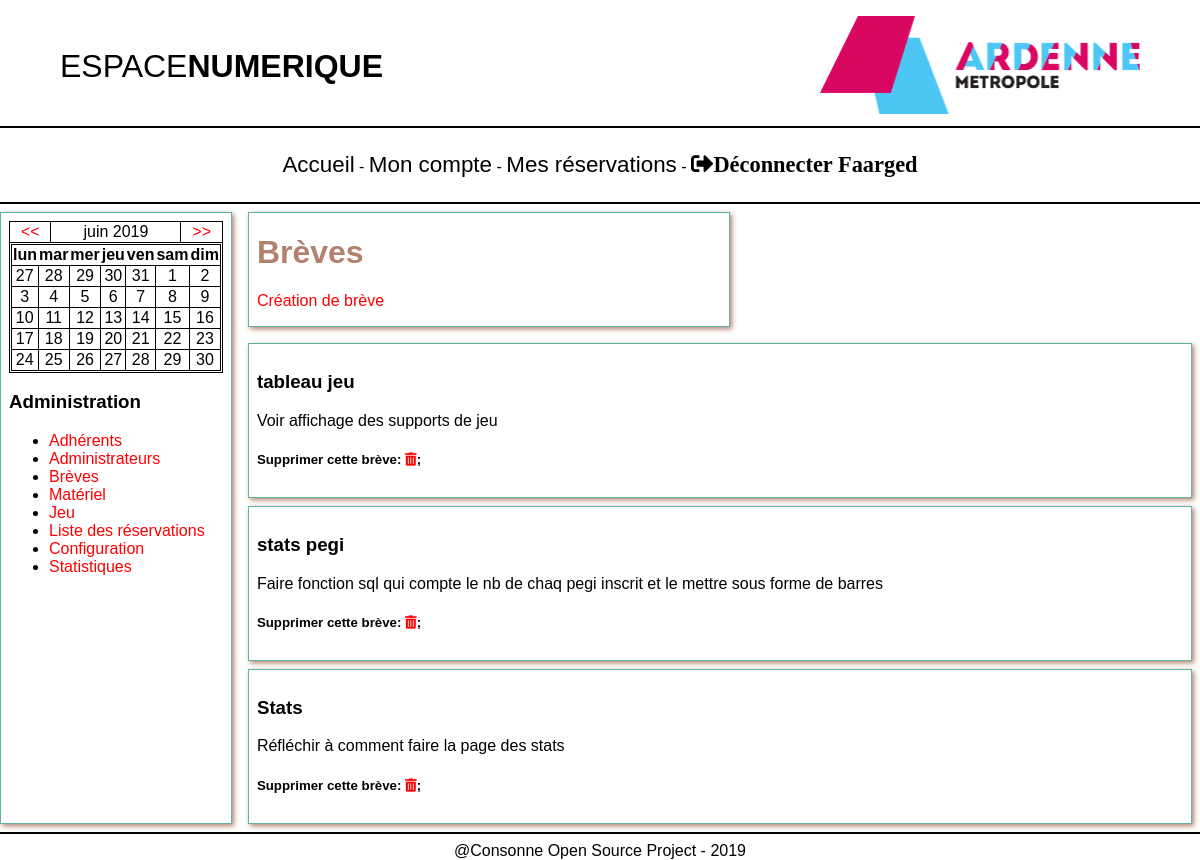
/breves.php?calendrier_date=062019 (signed in), run on the app's committed database.
### tables this page shows
CREATE TABLE `breves` (
  `id_breves` int(11) NOT NULL,
  `titre_breves` varchar(50) NOT NULL,
  `contenu_breves` longtext NOT NULL
);

### php/requetes/liste_breves.php (called while the page is built)
<?php
  require "php/connex_bdd.php";
  $reponse = $bdd->prepare("SELECT * FROM breves ORDER BY id_breves DESC");
  $reponse->execute();
?>

### breves.php (the view, shortened to what this page needs)
<?php
  if ($_SESSION['statut'] == 'administrateur'){
?>
<!DOCTYPE html>
<html lang="fr">
  <head>
    <link rel="stylesheet" href="css/fontawesome-5.9.0/css/all.min.css">
    <link rel="stylesheet" href="css/main.css">
  </head>
  <body>
    <?php include "header.php"; ?>
    <div class="corps">
      <?php include "navadmin.php" ?>
      <div class="contenu">
        <div class="titre">
          <h1>Brèves</h1>
          <p>
            <a href="creation_breve.php">Création de brève</a>
          </p>
        </div>
        <?php include "php/requetes/liste_breves.php";
        while ($donnees = $reponse->fetch()){
        ?>
        <div class="breve">
          <h3><?php echo $donnees['titre_breves']; ?></h3>
          <p>
            <?php
            echo $donnees['contenu_breves'];
            ?>
          </p>
          <h5>
            Supprimer cette brève: <a href='php/crud/suppression/trash_breve.php?del=<?php echo $donnees['id_breves']; ?>'><i class="fas fa-trash-alt"></i></a>;
          </h5>
        </div>
        <?php } ?>
      </div>
    </div>
    <?php include "footer.php"; ?>
  </body>
</html>
<?php }else{
  header('Location: index.php');
  } ?>

### css/main.css (style rules this page uses)
html { margin: 0; padding: 0; box-sizing: border-box; font-family: 'Arial', sans-serif; }
body { background-color: white; margin: 0px; display: flex; flex-direction: column; }
a { text-decoration: none; color: red }
h1 { color: #B3826F; }
html, body { height: 100%; padding: 0; margin: 0; }
.corps { display: flex; flex-flow: row wrap; }
.contenu { padding-left: 1em; padding-right: 0.5em; display: flex; flex: 1; flex-flow: column; }
table, tr, td { border-collapse: collapse; text-align: center; border: solid 1px black; }
.breve { border: solid 1px #5DB3A4; box-shadow: 2px 2px 5px #B3826F; padding: 0.5em; margin-top: 0.5em; }
.titre { border: solid 1px #5DB3A4; box-shadow: 2px 2px 5px #B3826F; margin-bottom: 0.5em; padding-left: 0.5em; width: 50%; }

### data on the page
breves: titre_breves "tableau jeu", contenu_breves "Voir affichage des supports de jeu"
breves: titre_breves "stats pegi", contenu_breves "Faire fonction sql qui compte le nb de chaq pegi inscrit et le mettre sous forme de barres"
breves: titre_breves "Stats", contenu_breves "Réfléchir à comment faire la page des stats"

### other printed values
$_SESSION['pseudo'] "Faarged"
$texte "<< juin 2019 >> lun mar mer jeu ven sam dim"
$jour "27"
$jour "28"
$jour "29"
$jour "30"
$jour "31"
